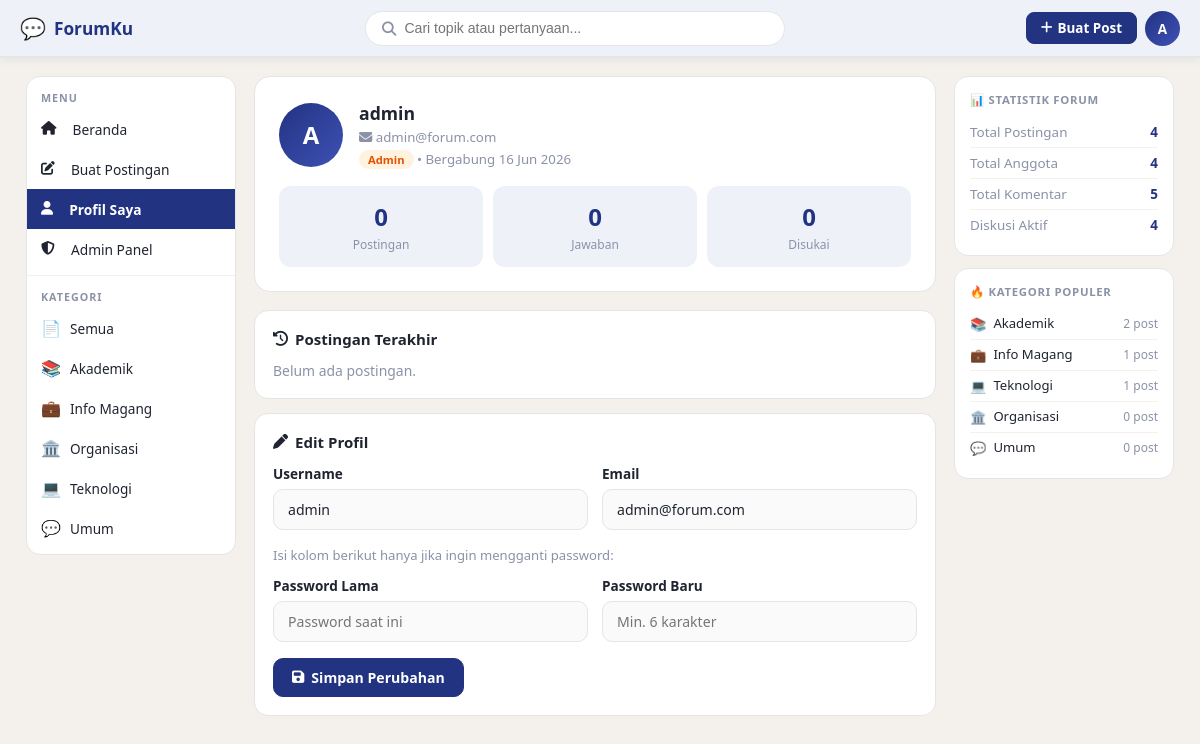
/profile.php (signed in), run on the app's committed database.
### tables this page shows
CREATE TABLE tb_kategori (
    id_kategori INT AUTO_INCREMENT PRIMARY KEY,
    nama_kategori VARCHAR(50) NOT NULL UNIQUE,
    deskripsi TEXT,
    icon VARCHAR(10) DEFAULT '📁'
);

CREATE TABLE tb_user (
    id_user INT AUTO_INCREMENT PRIMARY KEY,
    username VARCHAR(50) NOT NULL UNIQUE,
    email VARCHAR(100) NOT NULL UNIQUE,
    password VARCHAR(255) NOT NULL,
    role ENUM('user','admin') DEFAULT 'user',
    tgl_daftar DATETIME DEFAULT CURRENT_TIMESTAMP
);

### config/db.php (called while the page is built, shortened)
<?php
function clean($d)
{
    return htmlspecialchars(strip_tags(trim($d)));
}
function getInitial($u)
{
    return strtoupper(substr($u, 0, 1));
}

### profile.php (the view, shortened to what this page needs)
<?php
require_once 'config/db.php';
$uid = (int)$_SESSION['user_id'];
$user = mysqli_fetch_assoc(mysqli_query($conn,"SELECT * FROM tb_user WHERE id_user=$uid"));
$total_post = mysqli_fetch_assoc(mysqli_query($conn,"SELECT COUNT(*) c FROM tb_postingan WHERE id_user=$uid"))['c'];
$total_kom  = mysqli_fetch_assoc(mysqli_query($conn,"SELECT COUNT(*) c FROM tb_komentar WHERE id_user=$uid"))['c'];
$total_like = mysqli_fetch_assoc(mysqli_query($conn,"SELECT COUNT(*) c FROM tb_like l JOIN tb_postingan p ON p.id_post=l.id_post WHERE p.id_user=$uid"))['c'];
$posts = mysqli_query($conn,
  "SELECT p.*,k.nama_kategori,k.icon,
   (SELECT COUNT(*) FROM tb_komentar WHERE id_post=p.id_post) tc
   FROM tb_postingan p JOIN tb_kategori k ON k.id_kategori=p.id_kategori
   WHERE p.id_user=$uid ORDER BY p.tgl_posting DESC LIMIT 5");
require_once 'includes/header.php';
?>
<div class="profile-card">
  <div class="profile-header">
    <div class="profile-avatar"><?= getInitial($user['username']) ?></div>
    <div class="profile-info">
      <h2><?= clean($user['username']) ?></h2>
      <p><i class="fa fa-envelope"></i> <?= clean($user['email']) ?></p>
      <p style="margin-top:4px;"><span class="badge-role-<?= $user['role'] ?>"><?= ucfirst($user['role']) ?></span> &bull; Bergabung <?= date('d M Y',strtotime($user['tgl_daftar'])) ?></p>
    </div>
  </div>
  <div class="profile-stats">
    <div class="stat-item"><span class="stat-number"><?= $total_post ?></span><span class="stat-label">Postingan</span></div>
    <div class="stat-item"><span class="stat-number"><?= $total_kom ?></span><span class="stat-label">Jawaban</span></div>
    <div class="stat-item"><span class="stat-number"><?= $total_like ?></span><span class="stat-label">Disukai</span></div>
  </div>
</div>
<div class="section-card">
  <div class="section-title"><i class="fa fa-clock-rotate-left"></i> Postingan Terakhir</div>
  <?php if (mysqli_num_rows($posts)===0): ?>
  <p style="color:#8B92A8;font-size:.87rem;">Belum ada postingan.</p>
  <?php else: while($p=mysqli_fetch_assoc($posts)): ?>
  <div class="mini-post" onclick="location.href='<?= BASE_URL ?>/post/detail.php?id=<?= $p['id_post'] ?>'">
    <div>
      <div class="mini-post-title"><?= clean($p['judul']) ?></div>
      <div style="font-size:.75rem;color:#8B92A8;margin-top:2px;"><?= $p['icon'] ?> <?= clean($p['nama_kategori']) ?> &bull; <?= timeAgo($p['tgl_posting']) ?></div>
    </div>
    <span class="badge-status-<?= $p['status'] ?>"><?= $p['status']==='open'?'Aktif':'Selesai' ?></span>
  </div>
  <?php endwhile; endif; ?>
</div>
<div class="section-card">
  <div class="section-title"><i class="fa fa-pen"></i> Edit Profil</div>
  <form method="POST">
    <div style="display:grid;grid-template-columns:1fr 1fr;gap:14px;">
      <div class="form-group">
        <label class="form-label">Username</label>
        <input type="text" name="username" class="form-control" value="<?= clean($user['username']) ?>" required>
      </div>
      <div class="form-group">
        <label class="form-label">Email</label>
        <input type="email" name="email" class="form-control" value="<?= clean($user['email']) ?>" required>
      </div>
    </div>
    <p style="font-size:.82rem;color:#8B92A8;margin-bottom:12px;">Isi kolom berikut hanya jika ingin mengganti password:</p>
    <div style="display:grid;grid-template-columns:1fr 1fr;gap:14px;">
      <div class="form-group">
        <label class="form-label">Password Lama</label>
        <input type="password" name="pass_old" class="form-control" placeholder="Password saat ini">
      </div>
      <div class="form-group">
        <label class="form-label">Password Baru</label>
        <input type="password" name="pass_new" class="form-control" placeholder="Min. 6 karakter">
      </div>
    </div>
    <button type="submit" class="btn btn-primary"><i class="fa fa-save"></i> Simpan Perubahan</button>
  </form>
</div>
<?php require_once 'includes/footer.php'; ?>

### includes/header.php (shortened to what this page needs)
<?php
$cur_page = basename($_SERVER['PHP_SELF']);
$cur_dir  = basename(dirname($_SERVER['PHP_SELF']));
$kat_q = mysqli_query($conn, "SELECT * FROM tb_kategori ORDER BY nama_kategori ASC");
?>
<!DOCTYPE html>
<html lang="id">
<head>
  <link rel="stylesheet" href="<?= BASE_URL ?>/assets/css/style.css">
  <link rel="stylesheet" href="https://cdnjs.cloudflare.com/ajax/libs/font-awesome/6.4.2/css/all.min.css">
</head>
<body>
<nav class="navbar">
  <a href="<?= BASE_URL ?>" class="navbar-brand">
    <span class="brand-icon">&#128172;</span>
    <span>ForumKu</span>
  </a>
  <form class="navbar-search" action="<?= BASE_URL ?>/index.php" method="GET">
    <span class="search-icon"><i class="fa fa-magnifying-glass"></i></span>
    <input type="text" name="q" placeholder="Cari topik atau pertanyaan..."
           value="<?= isset($_GET['q']) ? clean($_GET['q']) : '' ?>">
  </form>
  <div class="navbar-actions">
    <?php if (isset($_SESSION['user_id'])): ?>
      <a href="<?= BASE_URL ?>/post/create.php" class="btn-nav btn-nav-primary">
        <i class="fa fa-plus"></i> Buat Post
      </a>
      <div class="user-avatar" onclick="toggleDropdown()" id="userAvatar">
        <?= getInitial($_SESSION['username']) ?>
      </div>
    <?php else: ?>
      <a href="<?= BASE_URL ?>/auth/login.php" class="btn-nav btn-nav-outline">Masuk</a>
      <a href="<?= BASE_URL ?>/auth/register.php" class="btn-nav btn-nav-primary">Daftar</a>
    <?php endif; ?>
  </div>
</nav>
<div class="layout">
  <aside class="sidebar">
    <div class="sidebar-section">
      <span class="sidebar-title">Menu</span>
      <nav class="sidebar-nav">
        <a href="<?= BASE_URL ?>/" class="<?= ($cur_page==='index.php' && $cur_dir!=='admin') ? 'active':'' ?>">
          <i class="fa fa-house"></i>&nbsp; Beranda
        </a>
        <?php if (isset($_SESSION['user_id'])): ?>
        <a href="<?= BASE_URL ?>/post/create.php" class="<?= $cur_page==='create.php'?'active':'' ?>">
          <i class="fa fa-pen-to-square"></i>&nbsp; Buat Postingan
        </a>
        <a href="<?= BASE_URL ?>/profile.php" class="<?= $cur_page==='profile.php'?'active':'' ?>">
          <i class="fa fa-user"></i>&nbsp; Profil Saya
        </a>
        <?php if ($_SESSION['role']==='admin'): ?>
        <a href="<?= BASE_URL ?>/admin/index.php" class="<?= $cur_dir==='admin'?'active':'' ?>">
          <i class="fa fa-shield-halved"></i>&nbsp; Admin Panel
        </a>
        <?php endif; ?>
        <?php endif; ?>
      </nav>
    </div>
    <div class="sidebar-section">
      <span class="sidebar-title">Kategori</span>
      <nav>
        <a href="<?= BASE_URL ?>/" class="kategori-item <?= ($cur_page==='index.php'&&$cur_dir!=='admin'&&!isset($_GET['kat']))?'active':'' ?>">
          <span class="kat-icon">&#128196;</span>
          <span class="kat-name">Semua</span>
        </a>
        <?php while($kat=mysqli_fetch_assoc($kat_q)): ?>
        <a href="<?= BASE_URL ?>/?kat=<?= $kat['id_kategori'] ?>" class="kategori-item <?= (isset($_GET['kat'])&&(int)$_GET['kat']===(int)$kat['id_kategori'])?'active':'' ?>">
          <span class="kat-icon"><?= $kat['icon'] ?></span>
          <span class="kat-name"><?= clean($kat['nama_kategori']) ?></span>
        </a>
        <?php endwhile; ?>
      </nav>
    </div>
  </aside>
  <main class="main-content">

### includes/footer.php (shortened to what this page needs)
  </main>
  <aside class="right-panel">
    <?php
    $r_posts  = mysqli_fetch_assoc(mysqli_query($conn,"SELECT COUNT(*) c FROM tb_postingan"))['c'];
    $r_users  = mysqli_fetch_assoc(mysqli_query($conn,"SELECT COUNT(*) c FROM tb_user"))['c'];
    $r_koms   = mysqli_fetch_assoc(mysqli_query($conn,"SELECT COUNT(*) c FROM tb_komentar"))['c'];
    $r_open   = mysqli_fetch_assoc(mysqli_query($conn,"SELECT COUNT(*) c FROM tb_postingan WHERE status='open'"))['c'];
    ?>
    <div class="right-panel-card">
      <span class="right-panel-title">&#128202; Statistik Forum</span>
      <div class="stat-row"><span class="stat-row-label">Total Postingan</span><span class="stat-row-value"><?= $r_posts ?></span></div>
      <div class="stat-row"><span class="stat-row-label">Total Anggota</span><span class="stat-row-value"><?= $r_users ?></span></div>
      <div class="stat-row"><span class="stat-row-label">Total Komentar</span><span class="stat-row-value"><?= $r_koms ?></span></div>
      <div class="stat-row"><span class="stat-row-label">Diskusi Aktif</span><span class="stat-row-value"><?= $r_open ?></span></div>
    </div>
    <?php
    $top_kat = mysqli_query($conn,"SELECT k.id_kategori,k.nama_kategori,k.icon,COUNT(p.id_post) cnt FROM tb_kategori k LEFT JOIN tb_postingan p ON p.id_kategori=k.id_kategori GROUP BY k.id_kategori ORDER BY cnt DESC LIMIT 5");
    ?>
    <div class="right-panel-card">
      <span class="right-panel-title">&#128293; Kategori Populer</span>
      <?php while($tk=mysqli_fetch_assoc($top_kat)): ?>
      <a href="<?= BASE_URL ?>/?kat=<?= $tk['id_kategori'] ?>" class="top-category">
        <span><?= $tk['icon'] ?></span>
        <span class="top-category-name"><?= clean($tk['nama_kategori']) ?></span>
        <span class="top-category-count"><?= $tk['cnt'] ?> post</span>
      </a>
      <?php endwhile; ?>
    </div>
  </aside>
</div>
</body>
</html>

### data on the page
tb_kategori: icon "📚", nama_kategori "Akademik", cnt "2"
tb_kategori: icon "💼", nama_kategori "Info Magang", cnt "1"
tb_kategori: icon "🏛️", nama_kategori "Organisasi", cnt "0"
tb_kategori: icon "💻", nama_kategori "Teknologi", cnt "1"
tb_kategori: icon "💬", nama_kategori "Umum", cnt "0"
tb_user: username "A", username "admin", email "admin@forum.com", role "Admin", tgl_daftar "16 Jun 2026"

### other printed values
getInitial($_SESSION['username']) "A"
$total_post "0"
$total_kom "0"
$total_like "0"
$r_posts "4"
$r_users "4"
$r_koms "5"
$r_open "4"
